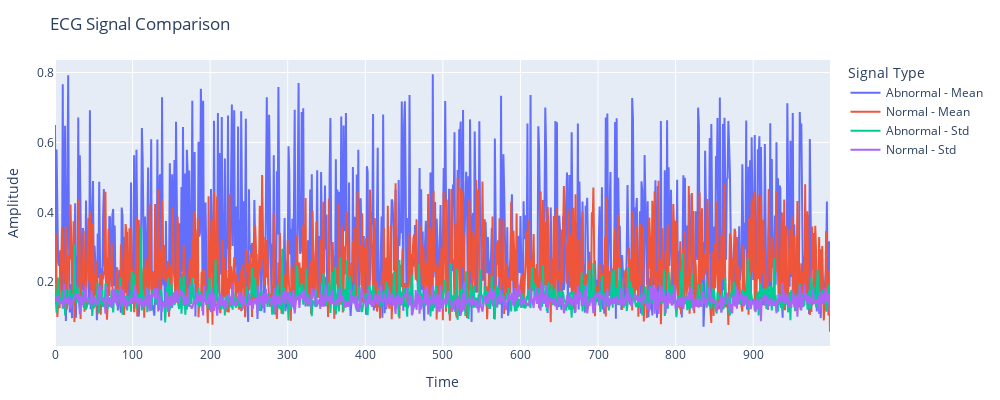

This figure's notebook cell:
### Code cell
fig = go.Figure()
# Add trace for normal signal

# Add trace for abnormal signal
fig.add_trace(go.Scatter(
    y=df_anomaly['Mean'][:1000],
    mode='lines',
    name='Abnormal - Mean'
))


fig.add_trace(go.Scatter(
    y=df_normal['Mean'][:1000],
    mode='lines',
    name='Normal - Mean'
))

fig.add_trace(go.Scatter(
    y=df_anomaly['Std'][:1000],
    mode='lines',
    name='Abnormal - Std'
))


fig.add_trace(go.Scatter(
    y=df_normal['Std'][:1000],
    mode='lines',
    name='Normal - Std'
))

# Update the layout of the plot
fig.update_layout(
    title='ECG Signal Comparison',
    xaxis_title='Time',
    yaxis_title='Amplitude',
    legend_title='Signal Type',
    margin=dict(l=20, r=20, t=60, b=20),
    width=1000,
    height=400
)

# Show the plot
fig.show()

### Figure 1 — Plotly figure (JSON) as saved in the notebook; plotly's stock layout.template omitted (floating-point values rounded to 4 significant figures; data arrays with more than 128 entries replaced by an {"elided": "..."} marker saying what was removed)
{"data": [{"mode": "lines", "name": "Abnormal - Mean", "type": "scatter", "y": {"elided": "1000 float values"}}, {"mode": "lines", "name": "Normal - Mean", "type": "scatter", "y": {"elided": "1000 float values"}}, {"mode": "lines", "name": "Abnormal - Std", "type": "scatter", "y": {"elided": "1000 float values"}}, {"mode": "lines", "name": "Normal - Std", "type": "scatter", "y": {"elided": "1000 float values"}}], "layout": {"height": 400, "legend": {"title": {"text": "Signal Type"}}, "margin": {"b": 20, "l": 20, "r": 20, "t": 60}, "title": {"text": "ECG Signal Comparison"}, "width": 1000, "xaxis": {"title": {"text": "Time"}}, "yaxis": {"title": {"text": "Amplitude"}}}}
